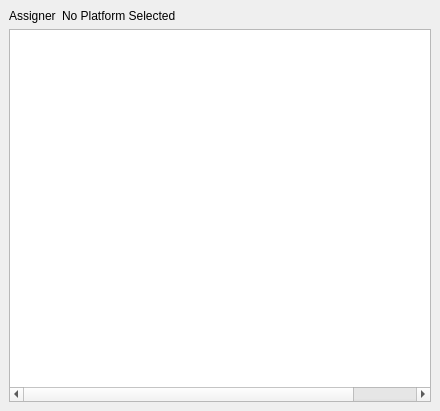
<?xml version="1.0" encoding="UTF-8"?>
<ui version="4.0">
 <class>TaskStatusDockWidget</class>
 <widget class="QDockWidget" name="TaskStatusDockWidget">
  <property name="geometry">
   <rect>
    <x>0</x>
    <y>0</y>
    <width>440</width>
    <height>411</height>
   </rect>
  </property>
  <property name="windowTitle">
   <string>Task Status</string>
  </property>
  <widget class="QWidget" name="dockWidgetContents">
   <layout class="QVBoxLayout" name="verticalLayout">
    <item>
     <layout class="QGridLayout" name="gridLayout_9">
      <item row="0" column="0">
       <widget class="QLabel" name="mAssignerIconLabel">
        <property name="sizePolicy">
         <sizepolicy hsizetype="Preferred" vsizetype="Preferred">
          <horstretch>0</horstretch>
          <verstretch>0</verstretch>
         </sizepolicy>
        </property>
        <property name="minimumSize">
         <size>
          <width>45</width>
          <height>0</height>
         </size>
        </property>
        <property name="text">
         <string>Assigner</string>
        </property>
       </widget>
      </item>
      <item row="0" column="1">
       <widget class="QLabel" name="mAssignerName">
        <property name="sizePolicy">
         <sizepolicy hsizetype="Expanding" vsizetype="Preferred">
          <horstretch>0</horstretch>
          <verstretch>0</verstretch>
         </sizepolicy>
        </property>
        <property name="text">
         <string>No Platform Selected</string>
        </property>
       </widget>
      </item>
     </layout>
    </item>
    <item>
     <layout class="QVBoxLayout" name="verticalLayout_4">
      <item>
       <widget class="QTreeWidget" name="mTreeWidget">
        <property name="indentation">
         <number>10</number>
        </property>
        <property name="columnCount">
         <number>5</number>
        </property>
        <attribute name="headerVisible">
         <bool>false</bool>
        </attribute>
        <column>
         <property name="text">
          <string notr="true"/>
         </property>
        </column>
        <column>
         <property name="text">
          <string/>
         </property>
        </column>
        <column>
         <property name="text">
          <string notr="true">3</string>
         </property>
        </column>
        <column>
         <property name="text">
          <string notr="true">4</string>
         </property>
        </column>
        <column>
         <property name="text">
          <string notr="true">5</string>
         </property>
        </column>
       </widget>
      </item>
     </layout>
    </item>
   </layout>
  </widget>
 </widget>
 <resources/>
 <connections/>
</ui>
